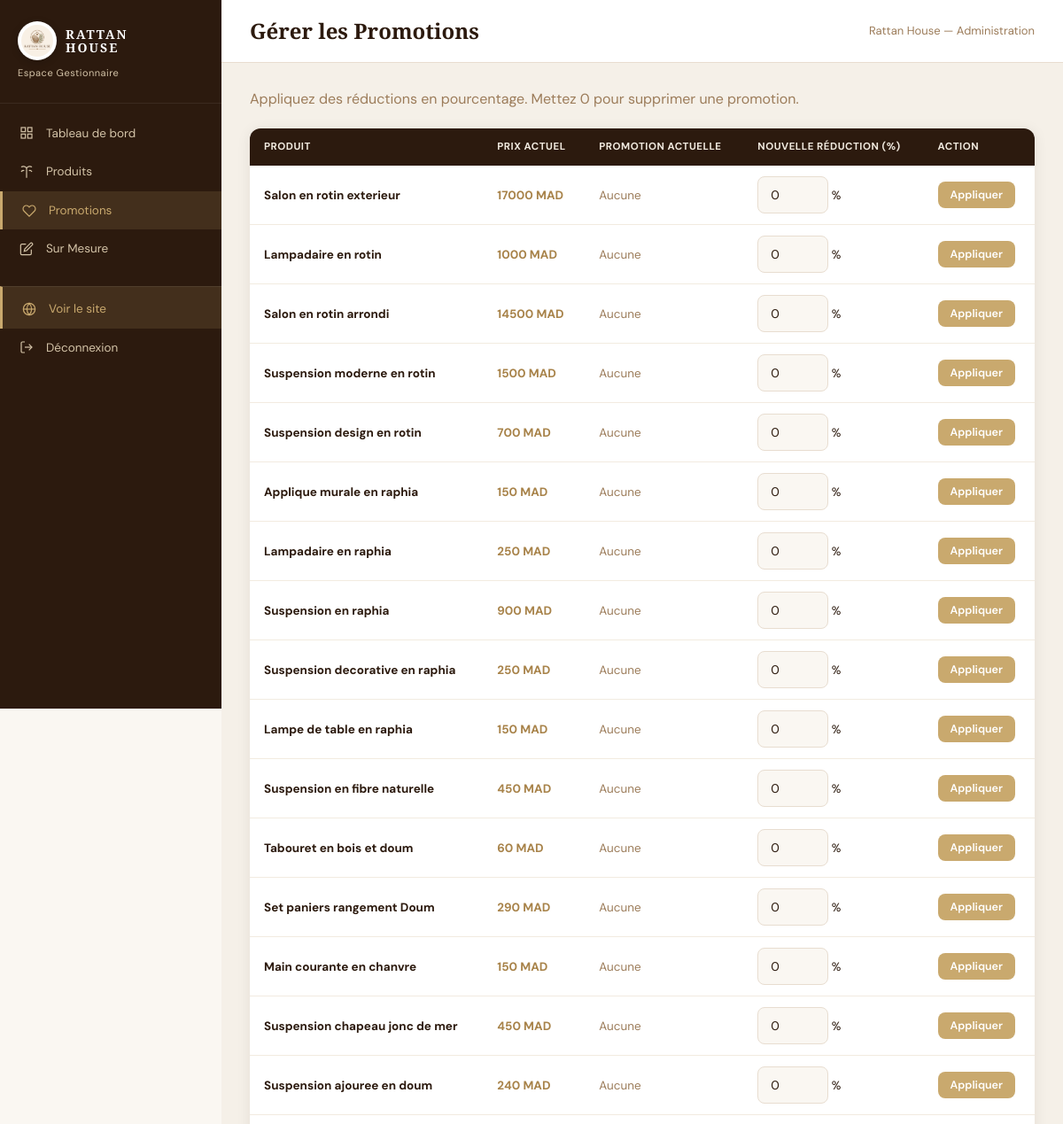
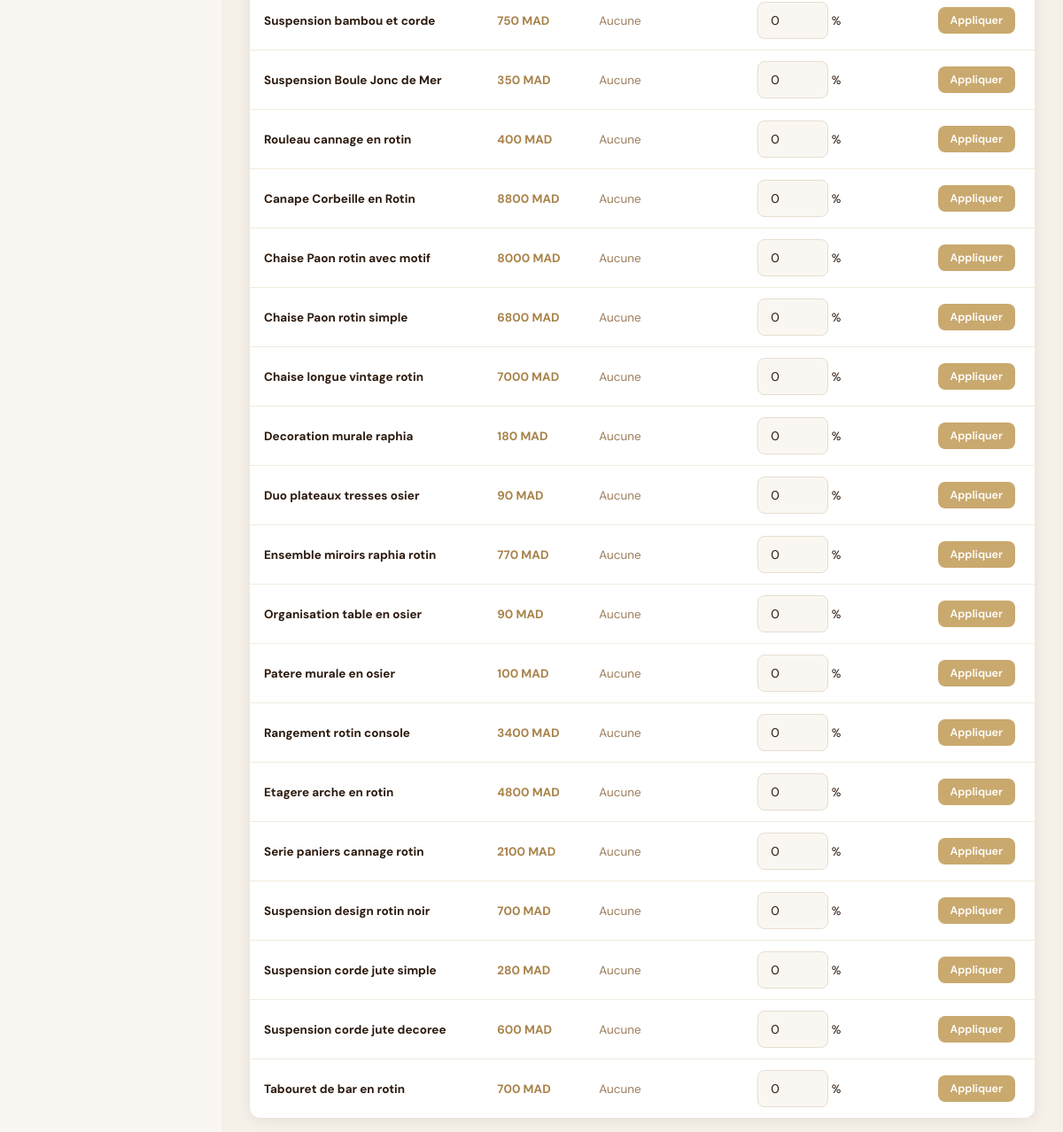
/admin/promotions (signed in), run on the app's committed database (2 pictures, top to bottom).
### app.py (models this page shows, shortened)
class Produit(db.Model):
    __tablename__ = 'produit'
    id               = db.Column(db.Integer, primary_key=True)
    nom              = db.Column(db.String(200), nullable=False)
    matiere          = db.Column(db.String(50))
    description      = db.Column(db.Text)
    caracteristiques = db.Column(db.Text)
    image            = db.Column(db.String(300))
    estActif         = db.Column(db.Boolean, default=True)
    type_produit     = db.Column(db.String(20), default='standard')
    date_ajout       = db.Column(db.DateTime, default=datetime.utcnow)
    prixAffiche        = db.Column(db.Float, nullable=True)
    promotionAppliquee = db.Column(db.Float, nullable=True, default=0)
    nouveauPrix        = db.Column(db.Float, nullable=True)
    necessiteDevis = db.Column(db.Boolean, default=False)
    __mapper_args__ = {'polymorphic_on': type_produit, 'polymorphic_identity': 'produit'}

class ProduitStandard(Produit):
    __mapper_args__ = {'polymorphic_identity': 'standard'}

### app.py (the view)
@app.route('/admin/promotions', methods=['GET', 'POST'])
@admin_required
def admin_promotions():
    if request.method == 'POST':
        d = request.get_json()
        responsable = ResponsableBoutique.query.get(session['user_id'])
        responsable.appliquerPromotion(d.get('produit_id'), d.get('reduction', 0))
        return jsonify({'success': True})
    produits = Produit.query.filter_by(estActif=True).all()
    return render_template('admin/promotions.html', produits=produits, unread=0)

### app.py (called while the page is built)
def admin_required(f):
    @wraps(f)
    def dec(*a, **kw):
        if session.get('user_role') != 'admin':
            return redirect(url_for('connexion'))
        return f(*a, **kw)
    return dec

### templates/admin/promotions.html (shortened to what this page needs)
{% extends "admin/base_admin.html" %}
{% block page_title %}Gérer les Promotions{% endblock %}
{% block admin_content %}
<p style="color:var(--text-light);margin-bottom:20px">Appliquez des réductions en pourcentage. Mettez 0 pour supprimer une promotion.</p>
<table class="admin-table">
  <thead><tr><th>Produit</th><th>Prix actuel</th><th>Promotion actuelle</th><th>Nouvelle réduction (%)</th><th>Action</th></tr></thead>
  <tbody>
    {% for p in produits %}{% if p.type_produit=='standard' and p.prixAffiche %}
    <tr>
      <td><strong>{{ p.nom[:35] }}</strong></td>
      <td><strong style="color:var(--gold-dark)">{{ "%.0f"|format(p.prixAffiche) }} MAD</strong></td>
      <td>{% if p.promotionAppliquee %}<span class="badge badge-warn">-{{ p.promotionAppliquee|int }}%</span> → {{ "%.0f"|format(p.prixAffiche*(1-p.promotionAppliquee/100)) }} MAD{% else %}<span style="color:var(--text-light)">Aucune</span>{% endif %}</td>
      <td><input type="number" id="promo_{{ p.id }}" value="{{ p.promotionAppliquee|int if p.promotionAppliquee else 0 }}" min="0" max="90" class="form-control" style="width:80px;display:inline-block"> %</td>
      <td><button onclick="appliquerPromo({{ p.id }})" class="btn-sm btn-sm-gold">Appliquer</button></td>
    </tr>
    {% endif %}{% endfor %}
  </tbody>
</table>
{% endblock %}

### static/css/style.css (style rules this page uses)
:root { --cream: #FAF7F2; --beige: #F2EBE0; --beige2: #E8DDD0; --sand: #D4C4A8; --gold: #C9A96E; --gold-dark: #A8834A; --brown: #6B4C2A; --espresso: #2C1A0E; --white: #FFFFFF; --text: #2C1A0E; --text-mid: #6B4C2A; --text-light: #9C7C5A; --green: #5A6B4A; --red: #C0392B; --font-display: 'Cormorant Garamond', Georgia, serif; --font-body: 'DM Sans', sans-serif; --radius-sm: 8px; --radius: 12px; --radius-lg: 20px; --shadow: 0 2px 16px rgba(44,26,14,0.08); --shadow-lg: 0 8px 40px rgba(44,26,14,0.14); --transition: 0.28s cubic-bezier(0.4,0,0.2,1); --navbar-h: 72px; }
*, *::before, *::after { box-sizing: border-box; margin: 0; padding: 0; }
html { scroll-behavior: smooth; }
body { font-family: var(--font-body); background: var(--cream); color: var(--text); line-height: 1.6; overflow-x: hidden; }
button { cursor: pointer; border: none; background: none; font-family: inherit; }
input, textarea, select { font-family: inherit; }
.form-control { width: 100%; padding: 11px 14px; border: 1.5px solid var(--beige2); border-radius: var(--radius-sm); background: var(--cream); color: var(--text); font-size: 14px; outline: none; transition: var(--transition); }
.form-control::placeholder { color: var(--text-light); }
.admin-table { width: 100%; border-collapse: collapse; background: white; border-radius: var(--radius); overflow: hidden; box-shadow: var(--shadow); }
.admin-table th { background: var(--espresso); color: var(--beige); padding: 12px 16px; font-size: 11.5px; font-weight: 700; text-align: left; letter-spacing: 0.5px; text-transform: uppercase; }
.admin-table td { padding: 12px 16px; border-bottom: 1px solid var(--beige); font-size: 13.5px; vertical-align: middle; }
.admin-table tr:last-child td { border-bottom: none; }
.btn-sm { padding: 7px 14px; border-radius: var(--radius-sm); font-size: 12.5px; font-weight: 600; cursor: pointer; border: none; transition: var(--transition); }
.btn-sm-gold { background: var(--gold); color: white; }

### data on the page
ProduitStandard: nom "Salon en rotin exterieur", prixAffiche "17000", shows "Aucune", promotionAppliquee "0"
ProduitStandard: nom "Lampadaire en rotin", prixAffiche "1000", shows "Aucune", promotionAppliquee "0"
ProduitStandard: nom "Salon en rotin arrondi", prixAffiche "14500", shows "Aucune", promotionAppliquee "0"
ProduitStandard: nom "Suspension moderne en rotin", prixAffiche "1500", shows "Aucune", promotionAppliquee "0"
ProduitStandard: nom "Suspension design en rotin", prixAffiche "700", shows "Aucune", promotionAppliquee "0"
ProduitStandard: nom "Applique murale en raphia", prixAffiche "150", shows "Aucune", promotionAppliquee "0"
ProduitStandard: nom "Lampadaire en raphia", prixAffiche "250", shows "Aucune", promotionAppliquee "0"
ProduitStandard: nom "Suspension en raphia", prixAffiche "900", shows "Aucune", promotionAppliquee "0"
ProduitStandard: nom "Suspension decorative en raphia", prixAffiche "250", shows "Aucune", promotionAppliquee "0"
ProduitStandard: nom "Lampe de table en raphia", prixAffiche "150", shows "Aucune", promotionAppliquee "0"
ProduitStandard: nom "Suspension en fibre naturelle", prixAffiche "450", shows "Aucune", promotionAppliquee "0"
ProduitStandard: nom "Tabouret en bois et doum", prixAffiche "60", shows "Aucune", promotionAppliquee "0"
ProduitStandard: nom "Set paniers rangement Doum", prixAffiche "290", shows "Aucune", promotionAppliquee "0"
ProduitStandard: nom "Main courante en chanvre", prixAffiche "150", shows "Aucune", promotionAppliquee "0"
ProduitStandard: nom "Suspension chapeau jonc de mer", prixAffiche "450", shows "Aucune", promotionAppliquee "0"
ProduitStandard: nom "Suspension ajouree en doum", prixAffiche "240", shows "Aucune", promotionAppliquee "0"
ProduitStandard: nom "Suspension bambou et corde", prixAffiche "750", shows "Aucune", promotionAppliquee "0"
ProduitStandard: nom "Suspension Boule Jonc de Mer", prixAffiche "350", shows "Aucune", promotionAppliquee "0"
ProduitStandard: nom "Rouleau cannage en rotin", prixAffiche "400", shows "Aucune", promotionAppliquee "0"
ProduitStandard: nom "Canape Corbeille en Rotin", prixAffiche "8800", shows "Aucune", promotionAppliquee "0"
ProduitStandard: nom "Chaise Paon rotin avec motif", prixAffiche "8000", shows "Aucune", promotionAppliquee "0"
ProduitStandard: nom "Chaise Paon rotin simple", prixAffiche "6800", shows "Aucune", promotionAppliquee "0"
ProduitStandard: nom "Chaise longue vintage rotin", prixAffiche "7000", shows "Aucune", promotionAppliquee "0"
ProduitStandard: nom "Decoration murale raphia", prixAffiche "180", shows "Aucune", promotionAppliquee "0"
ProduitStandard: nom "Duo plateaux tresses osier", prixAffiche "90", shows "Aucune", promotionAppliquee "0"
ProduitStandard: nom "Ensemble miroirs raphia rotin", prixAffiche "770", shows "Aucune", promotionAppliquee "0"
ProduitStandard: nom "Organisation table en osier", prixAffiche "90", shows "Aucune", promotionAppliquee "0"
ProduitStandard: nom "Patere murale en osier", prixAffiche "100", shows "Aucune", promotionAppliquee "0"
ProduitStandard: nom "Rangement rotin console", prixAffiche "3400", shows "Aucune", promotionAppliquee "0"
ProduitStandard: nom "Etagere arche en rotin", prixAffiche "4800", shows "Aucune", promotionAppliquee "0"
ProduitStandard: nom "Serie paniers cannage rotin", prixAffiche "2100", shows "Aucune", promotionAppliquee "0"
ProduitStandard: nom "Suspension design rotin noir", prixAffiche "700", shows "Aucune", promotionAppliquee "0"
ProduitStandard: nom "Suspension corde jute simple", prixAffiche "280", shows "Aucune", promotionAppliquee "0"
ProduitStandard: nom "Suspension corde jute decoree", prixAffiche "600", shows "Aucune", promotionAppliquee "0"
ProduitStandard: nom "Tabouret de bar en rotin", prixAffiche "700", shows "Aucune", promotionAppliquee "0"
